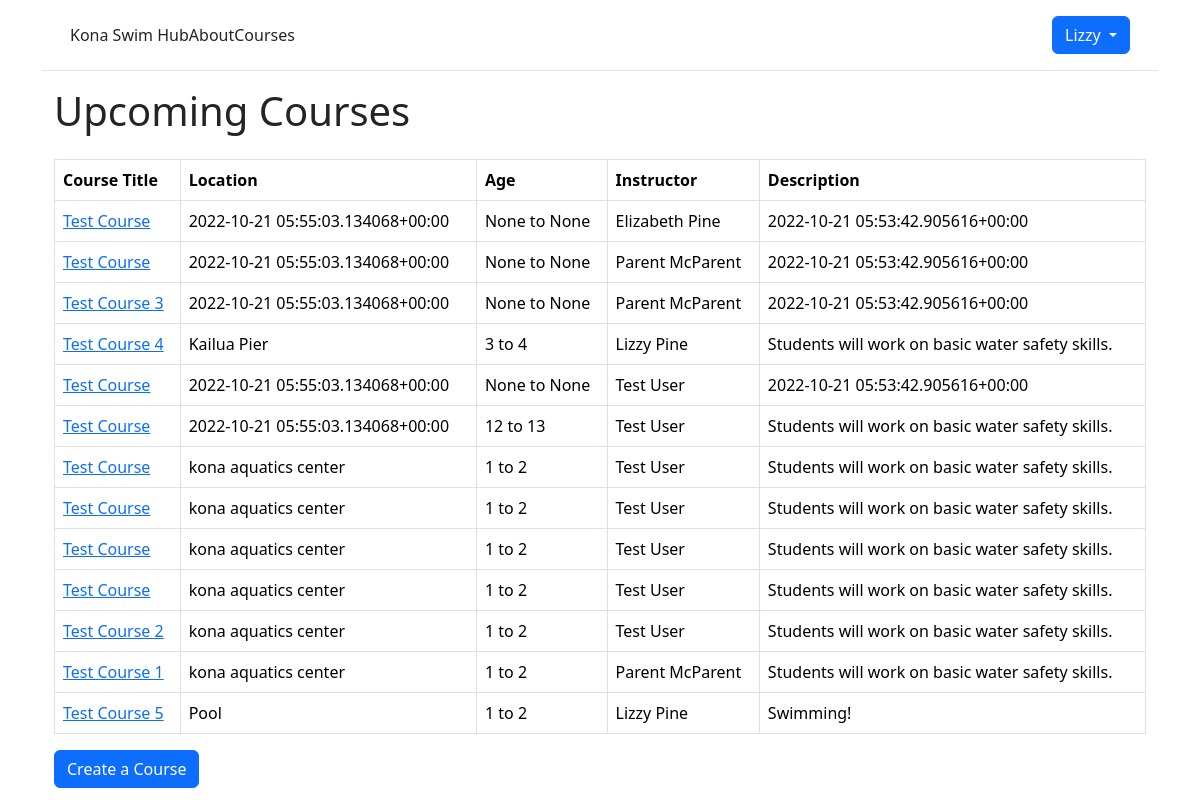
Page /lessons/course_list/ (signed in) on the earlier database version.
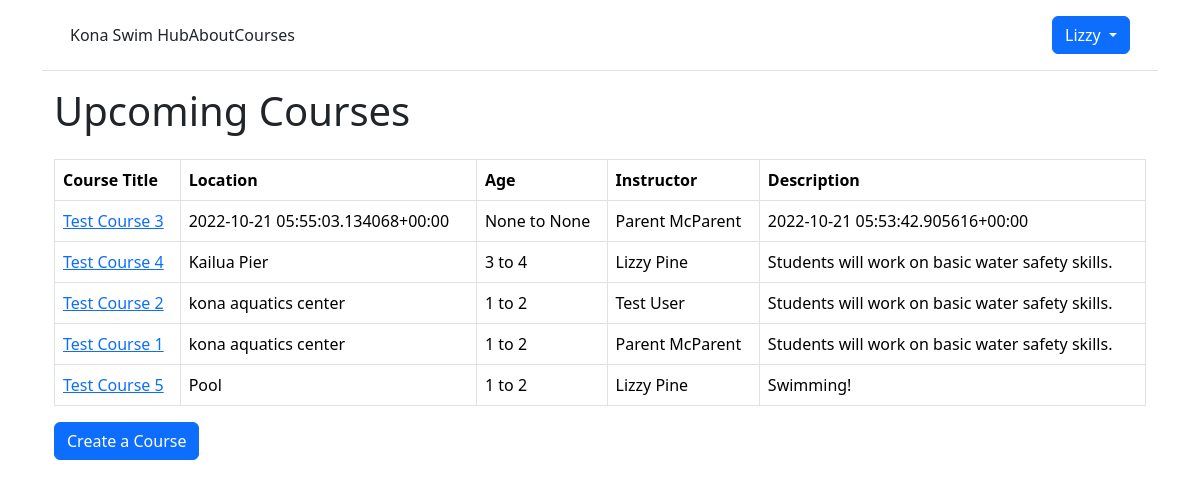
Same page on the later database version.
### accounts/models.py (models this page shows)
class CustomUser(AbstractUser):
    email = models.EmailField(max_length=200)
    password = models.CharField(max_length=200)
    first_name = models.CharField(max_length = 100)
    last_name = models.CharField(max_length = 100)
    is_instructor = models.BooleanField(default=False)
    course_created = models.ForeignKey('lessons.Course', null=True, on_delete=models.CASCADE)
    def __str__(self):
        return self.first_name[:50] + " " + self.last_name[:50]

### lessons/models.py (models this page shows, shortened)
class Course(models.Model):
    course_instructor = models.ForeignKey(CustomUser, on_delete=models.CASCADE, null=True) # Check this: When User is deleted, also delete the Course.
    course_title = models.CharField(max_length=100, default=None)
    course_description = models.CharField(max_length=250)
    course_age_range_min = models.IntegerField(null=True)
    course_age_range_max = models.IntegerField(null=True)
    course_location = models.CharField(max_length=100)
    course_start_date = models.DateField(help_text="Enter the date this course will begin.")
    course_end_date = models.DateField(help_text="Enter the date this course will end.")
    course_day_of_week = models.CharField(max_length=100, blank=True)
    course_start_time = models.TimeField(help_text="Enter the start time for this course in Hawaii Standard Time (e.g., 01:00 PM).")
    course_end_time = models.TimeField(help_text="Enter the end time for this course in Hawaii Standard Time(e.g., 02:00 PM).")
    num_spots_available = models.IntegerField()
    course_price = models.DecimalField(max_digits=10, decimal_places=2)
    learner_on_roster = models.ManyToManyField(to=Learner, related_name="learners", blank=True)

### lessons/views.py (the view, shortened to what this page needs)
# urls.py: path('course_list/', CourseListView.as_view(), name='course_list'),
class CourseListView(LoginRequiredMixin, ListView):
    model = Course
    template_name = 'course_list.html'

### templates/course_list.html (shortened to what this page needs)
{% extends "base.html" %}
{% block content %}
<body>
  <div class="container">
    <h1>Upcoming Courses</h1>
    <div class="course-table-container">
      <table class="table table-bordered table-hover">
        <thead>
          <tr>
            <th> Course Title </th>
            <th> Location </th>
            <th> Age </th>
            <th> Instructor </th>
            <th> Description </th>
          </tr>
        </thead>
        <tbody>
          {% for course in object_list %}
          <tr>
            <td><a href="{% url 'course_detail' course.pk %}">{{ course.course_title }}</a></td>
            <td> {{ course.course_location }} </td>
            <td> {{ course.course_age_range_min }} to {{ course.course_age_range_max }}</td>
            <td> {{ course.course_instructor }} </td>
            <td> {{ course.course_description }} </td>
          </tr>
          {% empty %}
          <h3>Create the first course!</h3>
          {% endfor %}
        </tbody>
      </table>
    </div>
    {% if user.is_instructor %}
    <div>
      <a href=" {% url 'course_create' %}" class="btn btn-primary" role="button">Create a Course</a>
    </div>
    {% endif %}
  </div>
</body>
{% endblock content %}

### templates/base.html (shortened to what this page needs)
{% load static %}
<!doctype html>
<html lang="en">
<head>
    <link href="https://cdn.jsdelivr.net/npm/bootstrap@5.2.2/dist/css/bootstrap.min.css" rel="stylesheet"
>
    <link href="{% static 'css/base.css' %}" rel="stylesheet">
    {% load bootstrap5 %}
    {% bootstrap_css %}
</head>
<div class="container pb-4">
    <header class="p-3 mb-3 border-bottom">
        <div class="container">
            <div class="d-flex flex-wrap align-items-center justify-content-center
                justify-content-lg-start">
                <a class="navbar-brand" href="{% url 'home' %}">Kona Swim Hub</a>
                <a class="nav-link" href="{% url 'about' %}">About </a>
                <a class="nav-link" href="{% url 'course_list' %}">Courses </a>
                    {% if user.is_authenticated %}
                <div class="btn-group">
                    <button type="button" class="btn btn-primary dropdown-toggle" data-bs-toggle="dropdown"
                        aria-expanded="false">
                        {{ user.first_name }}
                    </button>
                </div>
                {% else %}
                </ul>
                <div class="text-end">
                    <a href="{% url 'login' %}" class="btn btn-outline-primary me-2">Log In</a>
                    <a href="{% url 'signup' %}" class="btn btn-primary">Sign Up</a>
                </div>
                {% endif %}
            </div>
    </header>
    {% block content %}
    {% endblock content %}
</div>
</html>

### static/css/base.css (style rules this page uses)
.course-table-container { padding-top: 1em; }

Differences in the rows shown:
removed Course: course_title "Test Course", course_location "2022-10-21 05:55:03.134068+00:00", course_age_range_min "None", course_age_range_max "None", course_instructor "Elizabeth Pine", course_description "2022-10-21 05:53:42.905616+00:00"
removed Course: course_title "Test Course", course_location "2022-10-21 05:55:03.134068+00:00", course_age_range_min "None", course_age_range_max "None", course_instructor "Parent McParent", course_description "2022-10-21 05:53:42.905616+00:00"
removed Course: course_title "Test Course", course_location "2022-10-21 05:55:03.134068+00:00", course_age_range_min "None", course_age_range_max "None", course_instructor "Test User", course_description "2022-10-21 05:53:42.905616+00:00"
removed Course: course_title "Test Course", course_location "2022-10-21 05:55:03.134068+00:00", course_age_range_min "12", course_age_range_max "13", course_instructor "Test User", course_description "Students will work on basic water safety skills."
removed Course: course_title "Test Course", course_location "kona aquatics center", course_age_range_min "1", course_age_range_max "2", course_instructor "Test User", course_description "Students will work on basic water safety skills."
removed Course: course_title "Test Course", course_location "kona aquatics center", course_age_range_min "1", course_age_range_max "2", course_instructor "Test User", course_description "Students will work on basic water safety skills."
removed Course: course_title "Test Course", course_location "kona aquatics center", course_age_range_min "1", course_age_range_max "2", course_instructor "Test User", course_description "Students will work on basic water safety skills."
removed Course: course_title "Test Course", course_location "kona aquatics center", course_age_range_min "1", course_age_range_max "2", course_instructor "Test User", course_description "Students will work on basic water safety skills."
